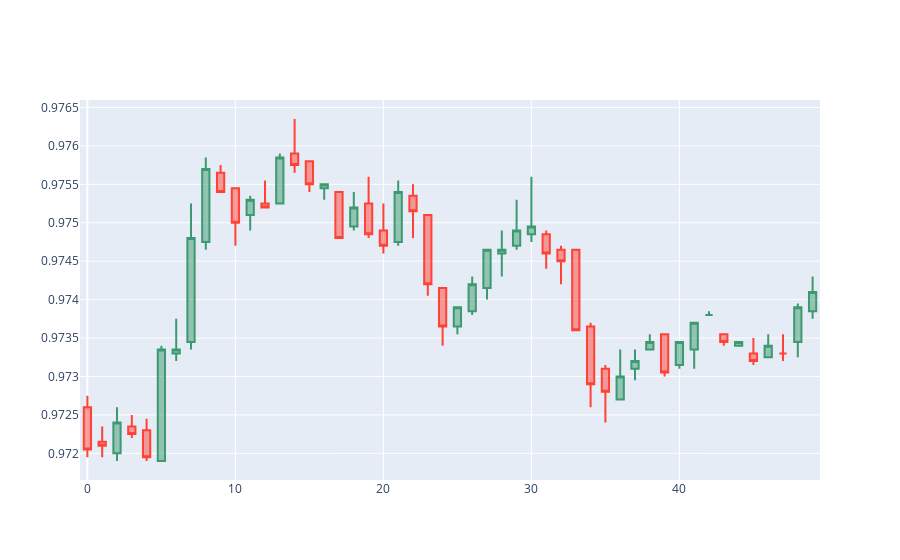

This figure's notebook cell:
### Markdown cell above
Here, I'll preview the data using a candlestick chart. Here are the first 50 timesteps:

### Code cell
timestep = 50

fig = go.Figure(data=[
    go.Candlestick(open=df['open'][:timestep], high=df['high'][:timestep],
    low=df['low'][:timestep], close=df['close'][:timestep]
    )
])
            
fig.update_layout(xaxis_rangeslider_visible=False)
fig.show()
